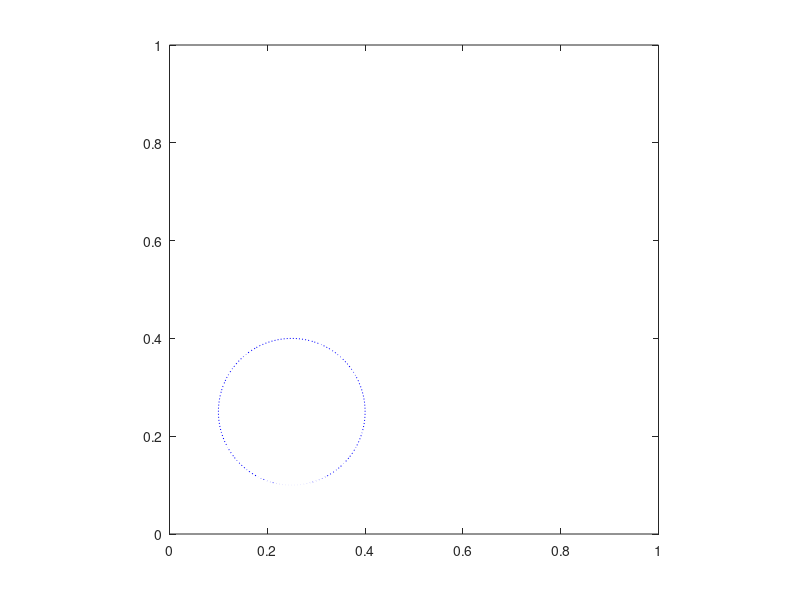

Write MATLAB code to recreate this figure. (Note: this script raises an error after producing the figure.)
% evolve_vector.m   04/27/2006  Maged Ismail
function evolve_vector

% Interface motion due to external flow fields for
% the diagonal translation of a circle test problem
%
% reproducing Fig. 12 (a) of Sun, Y., and Beckermann, C.,
% "Sharp Interface Tracking Using the Phase-Field Equation,"
% J. Computational Physics, Vol. 220, 2007, pp. 626-653.
%
% Finite-difference method is used to solve the phase-field equation.
% Simple forward Euler method (explicit) is used for time discretization.
% 3rd order HJ ENO scheme is used for calculate the numerical fluxes for
% the hyberbolic term.
%
% User m functions called: curvature.m, normcd.m, laplacian.m and
% evolve_vector_ENO3.m

clear all
clc

% Generate the grid and define the parameters
Nx=161; Ny=Nx;
h=1/(Nx-1);
W=2*h;
bp=0.5;
b=W*bp; 
W2_inv=1/W^2;
xm=0:h:1; ym=0:h:1;
[Y,X]=meshgrid(ym,xm);
xc=.25; yc=.25; r=.15;

% Initialize phi
for i=1:length(X)  
    for j=1:length(Y)
          phi(i,j) = r - sqrt ( ( X(i,j) - xc ).^2 + ( Y(i,j) - yc ).^2 );
    end
end

for i=1:length(xm)
    for j=1:length(ym)
        if phi(i,j)>0.03
            phi(i,j)=1;
        elseif phi(i,j)<-.03
            phi(i,j)=-1;
        end
    end
end

contour(X,Y,phi,[0 0],'b:');
axis([0 1 0 1])
axis square
hold on

dt=0.001; tf=0.5;

% Diagonal translation of the circle
u_ext=1; v_ext=1; 
for t=0:dt:tf
    kappa= curvature(phi,h); normphi = normcd(phi,h); 
    d2phi = laplacian(phi,h); 
    [delta] = evolve_vector_ENO3(phi, h, h, u_ext, v_ext);
    for i=2:Nx-1
        for j=2:Ny-1
            phi(i,j)=phi(i,j)+dt*(b*(d2phi(i,j)+W2_inv*phi(i,j)*...
                (1-phi(i,j)^2)-normphi(i,j)*kappa(i,j))-delta(i,j));                
        end
    end
end

contour(X,Y,phi,[0 0],'b');

% Return the circle to the initial position 
u_ext=-1; v_ext=-1; 
for t=0:dt:tf
    kappa= curvature(phi,h); normphi = normcd(phi,h); 
    d2phi = laplacian(phi,h); 
    [delta] = evolve_vector_ENO3(phi, h, h, u_ext, v_ext);
    for i=2:Nx-1
        for j=2:Ny-1
            phi(i,j)=phi(i,j)+dt*(b*(d2phi(i,j)+W2_inv*phi(i,j)*...
                (1-phi(i,j)^2)-normphi(i,j)*kappa(i,j))-delta(i,j));
        end
    end
end

contour(X,Y,phi,[0 0],'b');
% title('Calculated \phi = 0 contours at half domain translation and after return to the initial position for diagonal translation of a circle using a 160 x160 mesh')
xlabel('x'); ylabel('y');
hold off
% end of evolve_vector.m